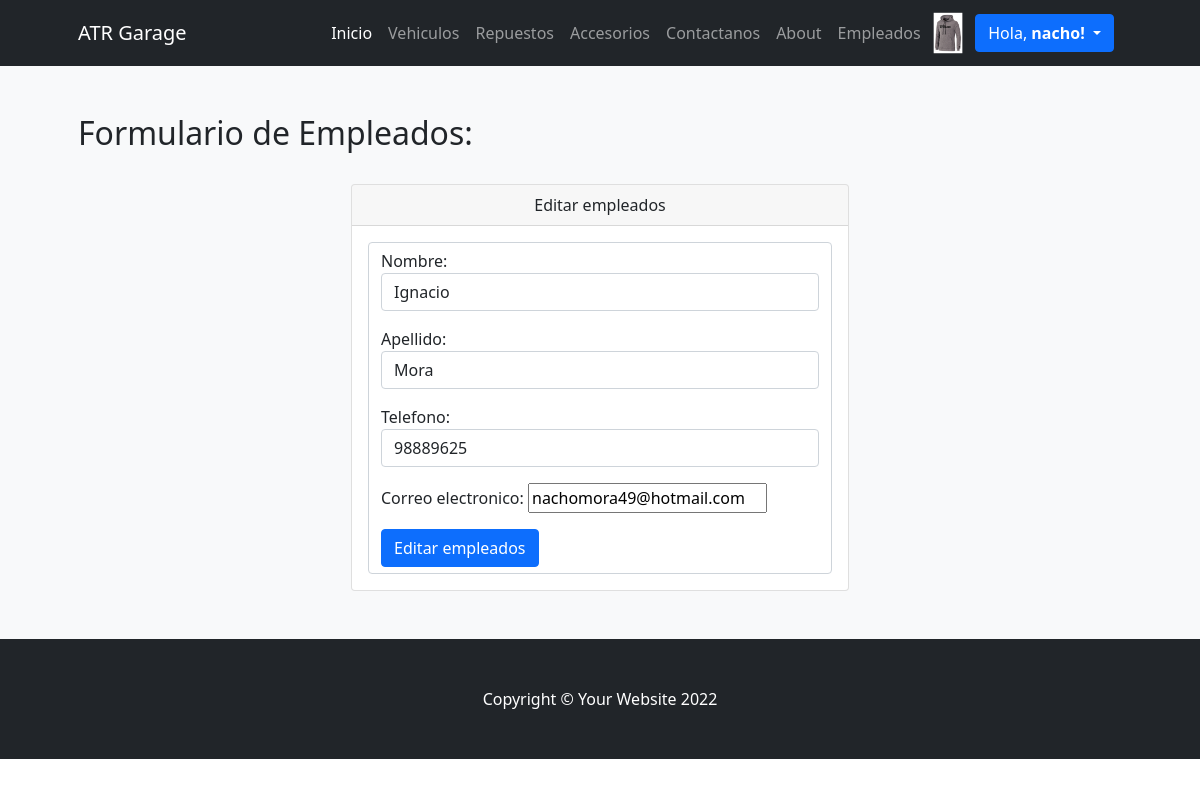
Page /editar_empleado/2 (signed in) on the committed database.
### ProyectoCoderApp/models.py (models this page shows)
class Avatar(models.Model):
    usuario = models.OneToOneField(User, on_delete=models.CASCADE)
    imagen = models.ImageField(upload_to="media/avatar/", blank=True, null=True)
    class Meta:
        verbose_name_plural = "Avatares"

class Empleado(models.Model):
    nombre = models.CharField(max_length=20)
    apellido = models.CharField(max_length=20)
    telefono = models.IntegerField()
    email = models.EmailField(blank=True, null=True)

### ProyectoCoderApp/views.py (the view, shortened to what this page needs)
# urls.py: path('editar_empleado/<empleado_id>', views.editar_empleado, name='editar_empleado'),
@staff_member_required
def editar_empleado(request, empleado_id):
    empleado = Empleado.objects.get(id=empleado_id)
    formulario = NuevoEmpleado(initial= {"nombre": empleado.nombre, "apellido": empleado.apellido, "email": empleado.email, "telefono": empleado.telefono})
    return render(request,"ProyectoCoderApp/empleados_form.html",{"form":formulario,"accion":"Editar empleados"})

### ProyectoCoderApp/forms.py
class NuevoEmpleado(forms.Form):
    nombre = forms.CharField(max_length=30,label="Nombre", widget=forms.TextInput(attrs={'class': "form-control"}))
    apellido = forms.CharField(max_length=30,label="Apellido", widget=forms.TextInput(attrs={'class': "form-control"}))
    telefono = forms.IntegerField(label="Telefono", widget=forms.TextInput(attrs={'class': "form-control"}))
    email = forms.EmailField(label="Correo electronico")

### ProyectoCoderApp/templates/ProyectoCoderApp/empleados_form.html (shortened to what this page needs)
{% extends 'ProyectoCoderApp/base.html' %}
{% load static %}
{% block contenidoPagina %}
<section class="bg-light py-5">
    <div class="container px-5">
        <h2>Formulario de Empleados:</h2>
        <br>
        <div class="row gx-5 justify-content-center">
            <div class="col-lg-6">
                <div class="card">
                    <div class="card-header text-center">
                        {{accion}}
                    </div>
                    <div class="card-body">
                        <form action="" method="post" class="form-control">
                            {{ form.as_p }}
                            <input type="submit" class="btn btn-primary" value="{{accion}}">
                        </form>
                    </div>
                </div>
            </div>
        </div>
    </div>
</section>
{% endblock %}

### ProyectoCoderApp/templates/ProyectoCoderApp/base.html (shortened to what this page needs)
{% load static %}
<!DOCTYPE html>
<html lang="es">
    <head>
        <link rel="stylesheet" href="https://cdn.jsdelivr.net/npm/bootstrap-icons@1.8.3/font/bootstrap-icons.css">
        <link href="{% static 'css/styles.css' %}" rel="stylesheet" />
    </head>
    <body>
        <nav class="navbar navbar-expand-lg navbar-dark bg-dark">
            <div class="container px-5">
                <a class="navbar-brand" href="{% url 'index' %}">ATR Garage</a>
                <div class="collapse navbar-collapse" id="navbarSupportedContent">
                    <ul class="navbar-nav ms-auto mb-2 mb-lg-0">
                        <li class="nav-item"><a class="nav-link active" aria-current="page" href="{% url 'index' %}">Inicio</a></li>
                        <li class="nav-item"><a class="nav-link" href="{% url 'vehiculos' %}">Vehiculos</a></li>
                        <li class="nav-item"><a class="nav-link" href="{% url 'repuestos' %}">Repuestos</a></li>
                        <li class="nav-item"><a class="nav-link" href="{% url 'accesorios' %}">Accesorios</a></li>
                        <li class="nav-item"><a class="nav-link" href="{% url 'contacto' %}">Contactanos</a></li>
                        <li class="nav-item"><a class="nav-link" href="{% url 'about' %}">About</a></li>
                        {% if user.is_authenticated %}
                            <li class="nav-item"><a class="nav-link" href="{% url 'empleados' %}">Empleados</a></li>
                        {% endif %}
                    </ul>
                {% if user.is_authenticated %}
                    {% if user.avatar.imagen.url %}
                                <img class="rounded" src="{{ user.avatar.imagen.url }}" alt="" srcset="" style="height: 50px;">
                            {% else %}
                                <i class="bi bi-person-circle text-light my-2"></i>
                            {% endif %}
                    </div><div class="btn-group">
                        <button type="button" class="btn btn-primary dropdown-toggle mx-2" data-bs-toggle="dropdown" aria-expanded="false">
                            Hola, <b>{{ user.username }}!</b>
                        </button>
                        </div>
                        {% else %}
                {% comment %} {% endif %}
                {% if not user.is_authenticated %} {% endcomment %}
                    <li class="nav-item"><a class="btn btn-primary mx-2" href="{% url 'login' %}">Iniciar Sesión</a></li>
                    <li class="nav-item"><a class="btn btn-outline-primary" href="{% url 'register' %}">Registrarse</a></li>
                {% endif %}
            </div>
        </nav>
        {% block contenidoPagina %}
        {% endblock %}
        <footer class="py-5 bg-dark">
            <div class="container px-5"><p class="m-0 text-center text-white">Copyright &copy; Your Website 2022</p></div>
        </footer>
    </body>
</html>

### rows in the picture
Empleado: nombre "Ignacio", apellido "Mora", telefono "98889625", email "nachomora49@hotmail.com"

### other values in the picture
{{ user.username }} "nacho"
{{ accion }} "Editar empleados"
